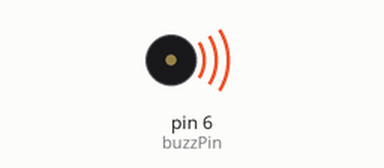
Bench run of a sketch on a simulated Arduino Uno, built with avr-gcc and run on an emulated ATmega328P. Shown: buzzer (waves = sounding, pin HIGH).

Above: at 0.2 s.
Timing chart, 0 to 3.0 s (numbered marks = the images above):
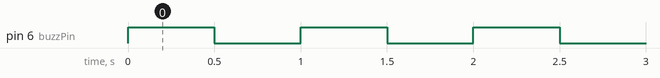

Measured:
- by itself, pin 6 (buzzPin): alternates HIGH for 0.50 s and LOW for 0.50 s

The sketch:

buzz101.ino
```cpp
//* ===== ===== ===== ===== =====
//* Author:      Roy Wu
//* Description: basic program for active buzzer
//*              buzzer would humning in two different tone 3 times in one cycle
//*              adjusting the delay time to tune the himming tone
//* History:     -03/05/2021 initial version
//* ===== ===== ===== ===== =====
int buzzPin = 6;

//* ---------- ---------- ----------
//*     standard Arduino setup
//* ---------- ---------- ----------
void setup()
{
  pinMode(buzzPin, OUTPUT);

}


//* ---------- ---------- ----------
//*     standard Arduino loop
//* ---------- ---------- ----------
void loop()
{
    digitalWrite(buzzPin ,HIGH);
    delay(500);
    digitalWrite(buzzPin, LOW);
    delay(500);
}
```
